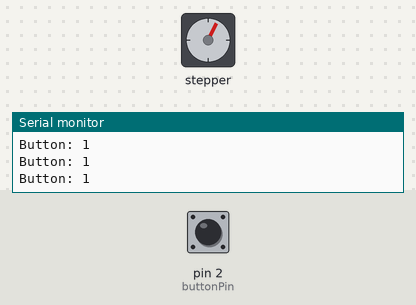
Simulated run of this sketch. Board: Arduino Uno, built with avr-gcc and run on an emulated ATmega328P. Shown: stepper motor, the last lines printed to the serial monitor. The inputs (shaded band) are chosen by the test bench; at power-on: pin 2 (buttonPin) HIGH. Stepper angles assume 2048 steps per turn.

Above: at 2.26 s.
2.3 s: pin 2 (buttonPin) pulled LOW for 0.9 s
At 3.67 s:
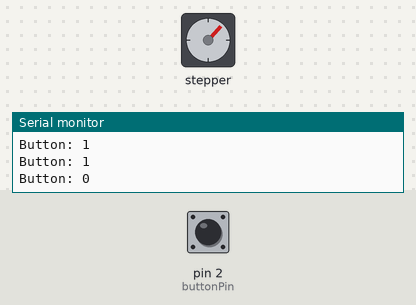
5.8 s: pin 2 (buttonPin) pulled LOW for 0.9 s
At 7.36 s:
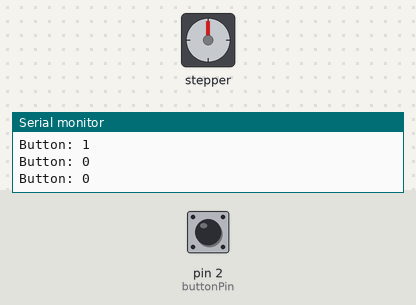
10.2 s: pin 2 (buttonPin) pulled LOW for 0.9 s
14.6 s: pin 2 (buttonPin) pulled LOW for 0.9 s
19.0 s: pin 2 (buttonPin) pulled LOW for 3.2 s
At 22.84 s:
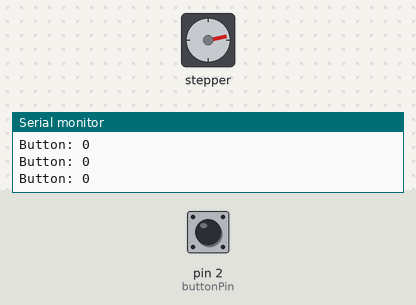
23.7 s: pin 2 (buttonPin) pulled LOW for 0.9 s
At 28.27 s:
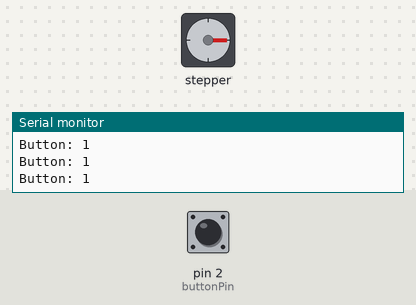
Timing chart, 0 to 32.2 s (numbered marks = the images above; inputs shaded):
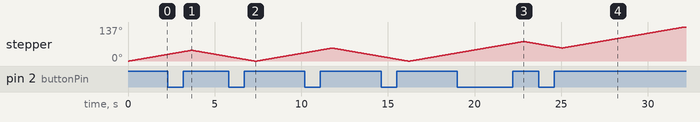

The sketch:

homework35_stepper.ino
```cpp
/**
 * https://www.youtube.com/watch?v=B6YEQj4d5WU
 * Use stepper motor with button
 */

#include <Stepper.h>
#define UP 1
#define DOWN 0

const int baud = 9600;
const int stepsPR = 2048;
int motSpeed = 2; // in RPM from 2 to 19
Stepper stepper(stepsPR, 8, 10, 9, 11);
const int buttonPin = 2;
int prevButtonState = UP;
const int delayTime = 200;
int motDir = 1;

void setup() {
  pinMode(buttonPin, INPUT_PULLUP);
  Serial.begin(baud);
  stepper.setSpeed(motSpeed);
}

void loop() {
  int buttonVal = digitalRead(buttonPin);
  if(prevButtonState==DOWN && buttonVal==UP){
    motDir *= -1;
  }
  prevButtonState = buttonVal;
  Serial.println("Button: "+String(buttonVal));
  stepper.step(motDir * 50);
//  delay(delayTime);
}
```
